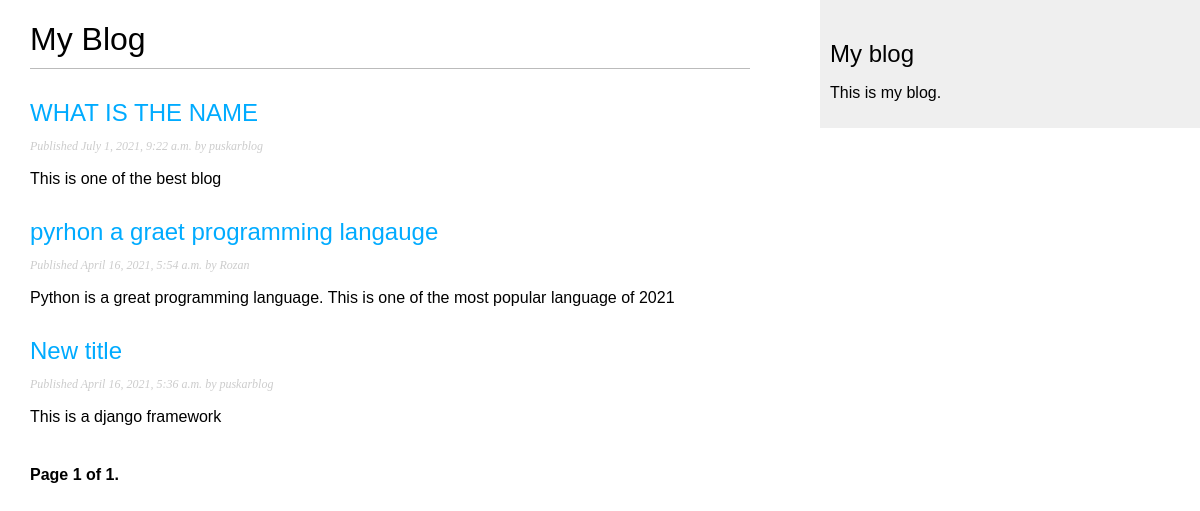
The app's page /, older data.
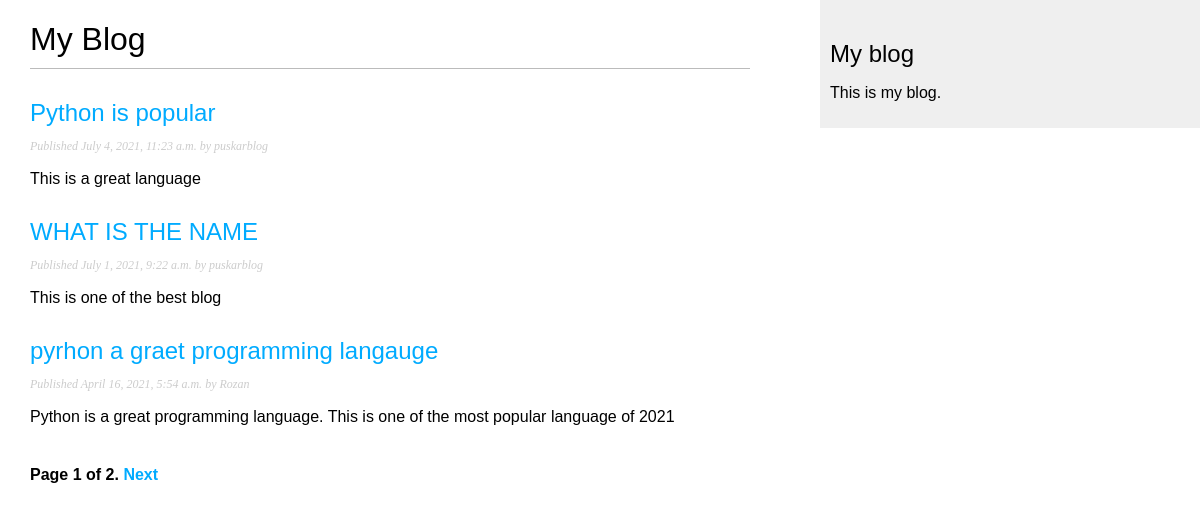
The same page, newer data.
### blog/models.py (models this page shows, shortened)
class Post(models.Model):
    STATUS_CHOICES = (
        ('draft', 'Draft'),
        ('published', 'Published'),
    )
    title = models.CharField(max_length=50)
    slug = models.SlugField(max_length=50, unique_for_date='publish')
    author = models.ForeignKey(User, on_delete=models.CASCADE, related_name='blog_posts')
    body = models.TextField()
    publish = models.DateTimeField(default=timezone.now)
    created = models.DateTimeField(auto_now_add=True)
    updated = models.DateTimeField(auto_now_add=True)
    status = models.CharField(max_length=50, choices=STATUS_CHOICES, default='draft')
    objects = models.Manager()
    published = PublishedManager()
    class Meta:
        ordering = ('-publish',)
        db_table = 'Post'
        verbose_name = 'Post'
        verbose_name_plural = 'Posts'
    def get_absolute_url(self):
        return reverse('blog:post_detail', args=[self.publish.year, self.publish.month, self.publish.day, self.slug])

### blog/views.py (the view)
# urls.py: path('', views.PostListView.as_view(), name='post_list'),
class PostListView(ListView):
    queryset = Post.published.all()
    context_object_name = 'posts'
    paginate_by = 3
    template_name = 'blog/post/list.html'

### blog/templates/blog/post/list.html (shortened to what this page needs)
{% extends "blog/base.html" %}
{% block content %}
  <h1>My Blog</h1>
  {% for post in posts %}
    <h2>
      <a href="{{ post.get_absolute_url }}">
        {{ post.title }}
      </a>
    </h2>
    <p class="date">
      Published {{ post.publish }} by {{ post.author }}
    </p>
    {{ post.body|truncatewords:30|linebreaks }}
  {% endfor %}
  {% include "pagination.html" with page=page_obj %}
{% endblock %}

Row changes from the older to the newer data that the page shows:
no longer on this page (row unchanged): Post: title "New title", publish "April 16, 2021, 5:36 a.m.", author "puskarblog", body "This is a django framework"
added Post: title "Python is popular", publish "July 4, 2021, 11:23 a.m.", author "puskarblog", body "This is a great language"
Text that changed along with them:
{{ page.paginator.num_pages }}: "1" → "2"
text now shown: "Next"
